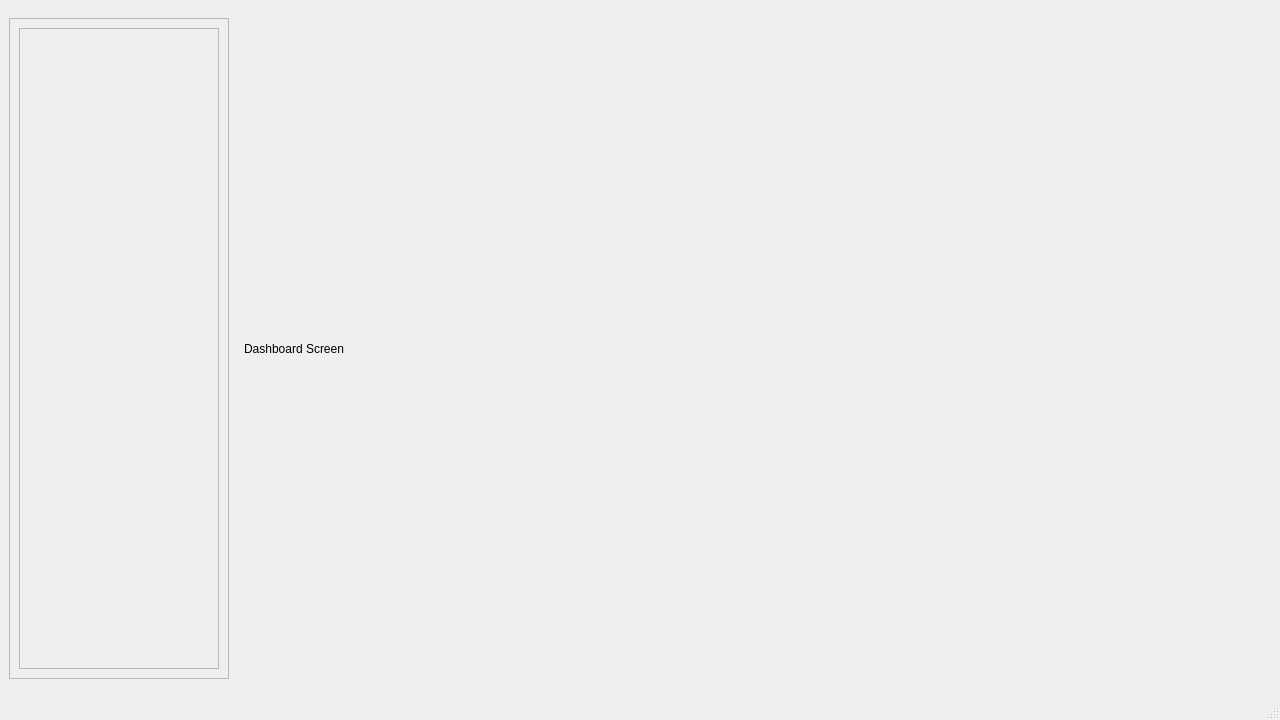
<?xml version="1.0" encoding="UTF-8"?>
<ui version="4.0">
 <class>MainWindow</class>
 <widget class="QMainWindow" name="MainWindow">
  <property name="geometry">
   <rect>
    <x>0</x>
    <y>0</y>
    <width>1280</width>
    <height>720</height>
   </rect>
  </property>
  <property name="sizePolicy">
   <sizepolicy hsizetype="Fixed" vsizetype="Fixed">
    <horstretch>0</horstretch>
    <verstretch>0</verstretch>
   </sizepolicy>
  </property>
  <property name="minimumSize">
   <size>
    <width>1280</width>
    <height>720</height>
   </size>
  </property>
  <property name="maximumSize">
   <size>
    <width>1280</width>
    <height>720</height>
   </size>
  </property>
  <property name="windowTitle">
   <string>ArchiBox - Main</string>
  </property>
  <widget class="QWidget" name="centralwidget">
   <layout class="QHBoxLayout" name="horizontalLayout">
    <item>
     <widget class="QFrame" name="sideMenu">
      <property name="minimumSize">
       <size>
        <width>220</width>
        <height>660</height>
       </size>
      </property>
      <property name="maximumSize">
       <size>
        <width>200</width>
        <height>661</height>
       </size>
      </property>
      <property name="frameShape">
       <enum>QFrame::StyledPanel</enum>
      </property>
      <layout class="QVBoxLayout" name="sideMenuLayout">
       <item>
        <widget class="QScrollArea" name="scrollArea">
         <property name="widgetResizable">
          <bool>true</bool>
         </property>
         <widget class="QWidget" name="scrollContent">
          <property name="geometry">
           <rect>
            <x>0</x>
            <y>0</y>
            <width>198</width>
            <height>639</height>
           </rect>
          </property>
          <layout class="QVBoxLayout" name="dynamicButtonLayout"/>
         </widget>
        </widget>
       </item>
      </layout>
     </widget>
    </item>
    <item>
     <widget class="QStackedWidget" name="stackedWidget">
      <property name="currentIndex">
       <number>0</number>
      </property>
      <widget class="QWidget" name="page_dashboard">
       <layout class="QVBoxLayout" name="layout_dashboard">
        <item>
         <widget class="QLabel" name="label_dashboard">
          <property name="text">
           <string>Dashboard Screen</string>
          </property>
         </widget>
        </item>
       </layout>
      </widget>
      <widget class="QWidget" name="page_books">
       <layout class="QVBoxLayout" name="layout_books">
        <item>
         <widget class="QLabel" name="label_books">
          <property name="text">
           <string>Books Screen</string>
          </property>
         </widget>
        </item>
       </layout>
      </widget>
      <widget class="QWidget" name="page_users">
       <layout class="QVBoxLayout" name="layout_users">
        <item>
         <widget class="QLabel" name="label_users">
          <property name="text">
           <string>Users Screen</string>
          </property>
         </widget>
        </item>
       </layout>
      </widget>
     </widget>
    </item>
   </layout>
  </widget>
  <widget class="QMenuBar" name="menubar">
   <property name="geometry">
    <rect>
     <x>0</x>
     <y>0</y>
     <width>1280</width>
     <height>19</height>
    </rect>
   </property>
  </widget>
  <widget class="QStatusBar" name="statusbar"/>
 </widget>
 <resources/>
 <connections/>
</ui>
